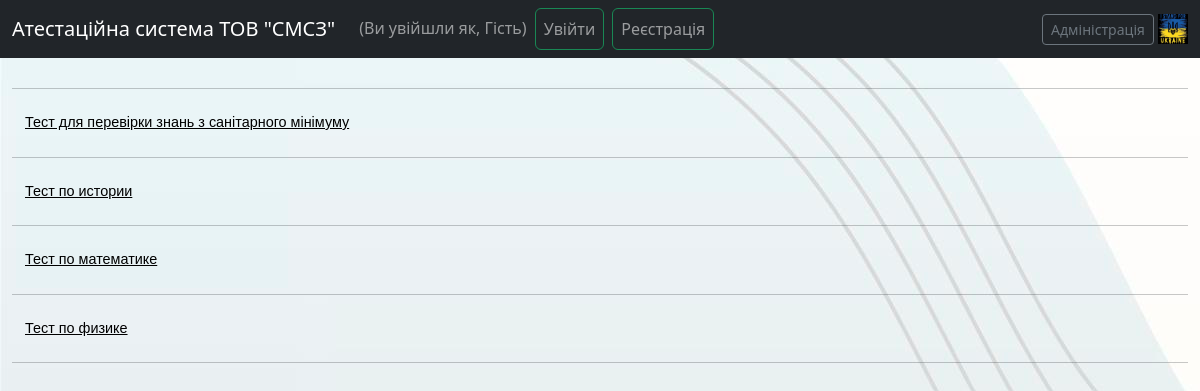
Before: /questions/tests/ with the older database file.
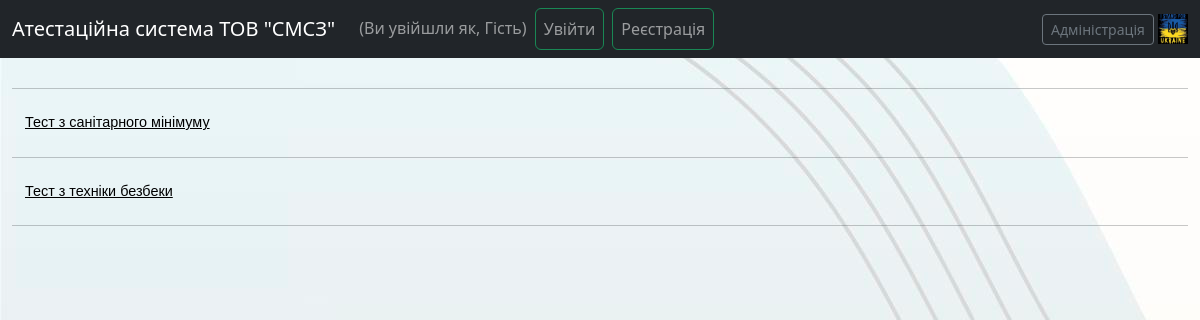
After: the same page with the newer database file.
### questions/models.py (models this page shows, shortened)
class Test(models.Model):
    name = models.CharField(max_length=254, unique=True)
    number_of_questions = models.IntegerField(null=True)
    time = models.IntegerField(help_text='продолжительность теста в минутах', null=True)
    required_score_to_pass = models.IntegerField(help_text='Необходимый процент для здачи теста', null=True)
    class Meta:
        verbose_name = 'Тест'
        verbose_name_plural = 'Тесты'
        ordering = ['name']

### questions/views.py (the view)
# urls.py: path('tests/', Test_render.as_view(), name='tests'),
class Test_render(ListView, View):
    model = Test
    template_name = "questions/tests.html"
    context_object_name = 'tests_list'

### questions/templates/questions/tests.html (shortened to what this page needs)
{% extends 'base.html' %}
{% load static %}
{% block content %}
<div class="row ">
    <div>
        <div>
                {% for test in tests_list %}
<hr>
                    <button
                            class="btn btn-link modal-button my-font-other"
                            data-pk="{{test.id}}"
                            data-name="{{test.name}}"
                            data-questions="{{test.number_of_questions}}"
                            data-time="{{test.time}}"
                            data-pass="{{test.required_score_to_pass}}"
                            data-bs-toggle="modal"
                            data-bs-target="#testsListModal">
                        {{test.name}}
                    </button>
                {% endfor %}
        </div>
        <hr>
    </div>
</div>
{% endblock content %}

Changed rows visible on the page:
removed Test: name "Тест по истории"
removed Test: name "Тест по математике"
removed Test: name "Тест по физике"
changed Test: name "Тест для перевірки знань з санітарного мінімуму" → "Тест з санітарного мінімуму"
added Test: name "Тест з техніки безбеки"
